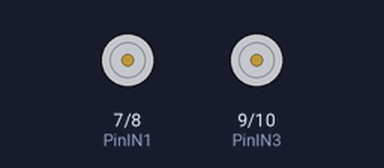
Simulated run of this sketch. Board: Arduino Uno, built with avr-gcc and run on an emulated ATmega328P. Parts: motor-driver pin pairs drawn as motors (green arrow = first pin HIGH = forward, orange = second pin HIGH = backward, longer = more drive, scaled by the enable pin).

Above: at 0.1 s.
At 1.1 s:
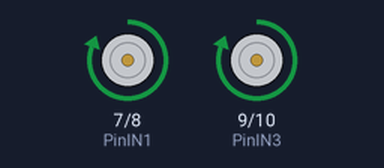
Timing chart, 0 to 2.6 s (numbered marks = the images above):
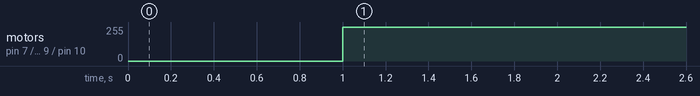

The sketch:

encenderMotor.ino
```cpp
int PinIN1 = 7;
int PinIN2 = 8;
int PinIN3 = 9;
int PinIN4 = 10;
int ENA = 6;
int ENB = 11;
int speed = 255;

void setup() {
  // put your setup code here, to run once:
  pinMode(PinIN1, OUTPUT);
  pinMode(PinIN2, OUTPUT);
  pinMode(PinIN3, OUTPUT);
  pinMode(PinIN4, OUTPUT);
  pinMode(ENA,OUTPUT);
  pinMode(ENB,OUTPUT);
  delay(1000);
}

void loop() {
  // put your main code here, to run repeatedly:
  digitalWrite(PinIN1, HIGH);
  digitalWrite(PinIN2, LOW);
  digitalWrite(PinIN3, HIGH);
  digitalWrite(PinIN4, LOW);
  digitalWrite(ENA,HIGH);
  digitalWrite(ENB,HIGH);

}
```

Measured:
- by itself, motor on pin 7 (PinIN1) / pin 8 (PinIN2), motor on pin 9 (PinIN3) / pin 10 (PinIN4): stopped → forward 255/255 at 1.0 s
